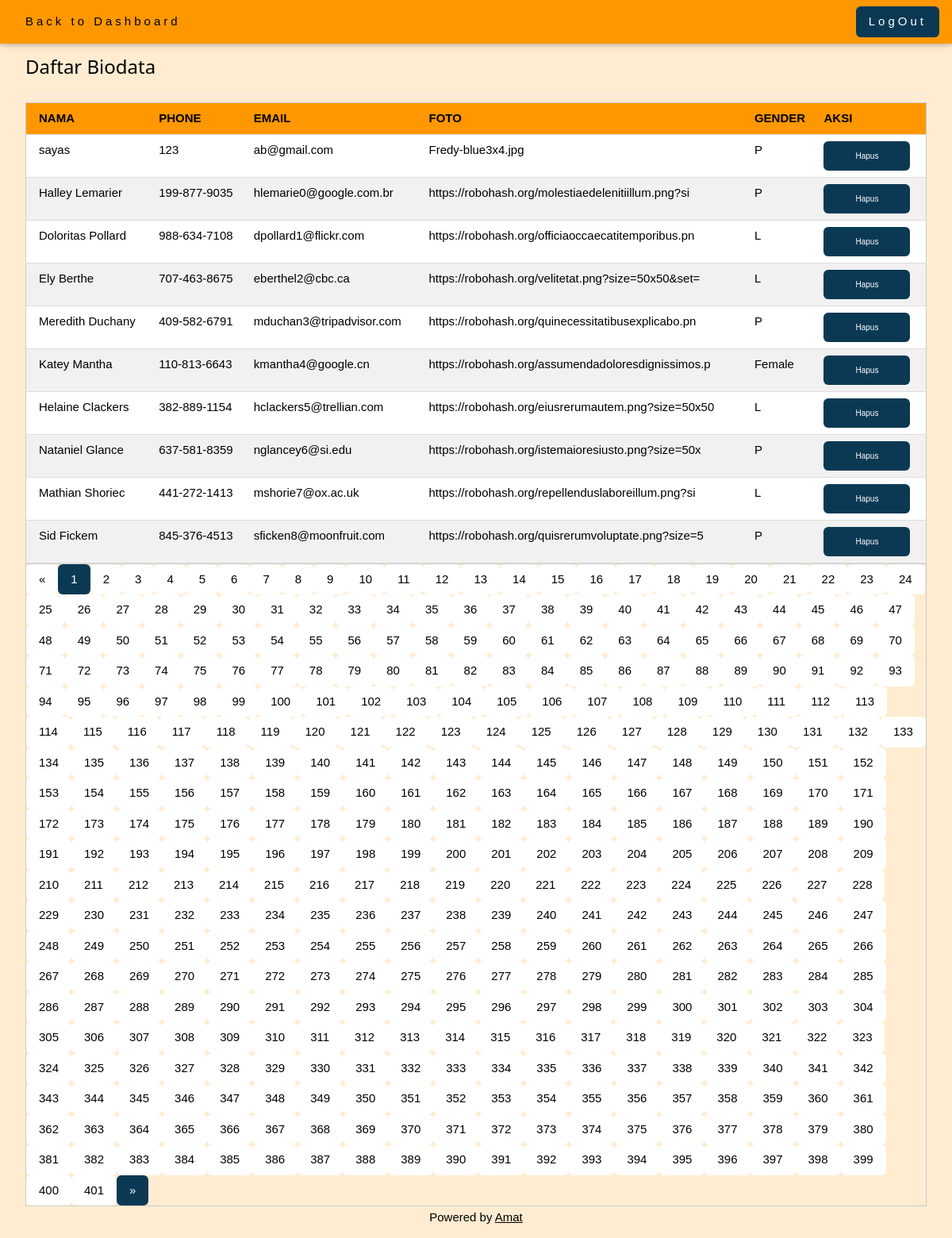
Page /viewbiodata.php (signed in) on the committed database.
### tables this page shows
CREATE TABLE `biodata` (
  `id` int(11) NOT NULL,
  `nama` varchar(50) DEFAULT '0',
  `phone` varchar(50) DEFAULT '0',
  `email` varchar(50) DEFAULT '0',
  `foto` varchar(50) DEFAULT '0',
  `gender` varchar(50) DEFAULT '0'
);

### viewbiodata.php (the view, shortened to what this page needs)
<?php
	if(!isset($_SESSION["user"]))
	{
		echo "<script>alert('Session anda belum terdaftar, silakan login kembali'); document.location='login.php';</script>";
	}else
	{
?>
<!DOCTYPE html>
<html>
<link rel="stylesheet" href="asset/css/w3.css">
<body>
<div class="w3-top">
  <div class="w3-bar w3-orange w3-wide w3-padding w3-card">
    <a href="dashboard.php" class="w3-bar-item w3-orange w3-button">Back to Dashboard</a>
    <a href="logout.php" class="w3-bar-item w3-button  w3-right">LogOut</a>
  </div>
</div>
<div class="w3-content w3-padding" style="max-width:1564px">
  <div class="w3-container w3-padding-32" id="contact">
    <h3 class="w3-border-bottom w3-border-light-grey w3-padding-16">Daftar Biodata</h3>
    <div class="w3-row">
    <table class="w3-table-all">
    <thead>
      <tr class="w3-orange">
        <th>NAMA</th>
        <th>PHONE</th>
        <th>EMAIL</th>
        <th>FOTO</th>
        <th>GENDER</th>
        <th>AKSI</th>
      </tr>
    </thead>
    <?php
        include "config/koneksi.php";
        if (isset($_GET['pageno'])) {
          $pageno = $_GET['pageno'];
        } else {
            $pageno = 1;
        }
        $no_of_records_per_page = 10;
        $offset = ($pageno-1) * $no_of_records_per_page;
        $total_pages_sql = "SELECT COUNT(*) FROM biodata";
        $result = mysqli_query($conn,$total_pages_sql);
        $total_rows = mysqli_fetch_array($result)[0];
        $total_pages = ceil($total_rows / $no_of_records_per_page);
        $sql = "SELECT * FROM biodata LIMIT $offset, $no_of_records_per_page";
        $res_data = mysqli_query($conn,$sql);
		if(mysqli_num_rows($res_data) > 0)
		{
      while($row = mysqli_fetch_array($res_data)){
    ?>
        <tr>
          <td><?php echo $row["nama"];?></td>
          <td><?php echo $row["phone"];?></td>
          <td><?php echo $row["email"];?></td>
          <td><?php echo $row["foto"];?></td>
          <td><?php echo $row["gender"];?></td>
          <td><a href="javascript:void(0)" class="w3-button w3-tiny" onClick="deleteid(<?php echo $row['id'];?>,window.location.href)">Hapus</button></td>
        </tr>
    <?php
      };
    } else { ?>
      <tr>
          <td colspan ="6"><p align ="center">No Data</p></td>
      </tr>
    <?php
     }
    ?>
    </table>
    <div class="w3-bar w3-border ">
      <?php
      $pagLink = "";
      if ($pageno >=2 ) {?>
        <a class='w3-bar-item w3-button ' href='<?php echo "viewbiodata.php?pageno=".($pageno-1); ?>' >&laquo;</a>
      <?php
      } else if ($pageno == 1)
      {?>
         <a href="#" class="w3-bar-item w3-button w3-white" disabled>&laquo;</a>
      <?php } ?>
      <?php
      for ($i=1; $i<=$total_pages; $i++) {
        if ($i == $pageno) {
            $pagLink .= "<a class='w3-bar-item w3-button' href='viewbiodata.php?pageno=".$i."'>".$i." </a>";
        }
        else  {
            $pagLink .= "<a class='w3-bar-item w3-button  w3-white' href='viewbiodata.php?pageno=".$i."'>".$i." </a>";
        }
      };
      echo $pagLink;
      if($pageno < $total_pages){  ?>
        <a class='w3-bar-item w3-button' href='<?php echo "viewbiodata.php?pageno=".($pageno+1);?>'>&raquo;</a>
        <?php } else {
        ?>
        <a href="#" class="w3-bar-item w3-button ">&raquo;</a>
        <?php } ?>
      </div>
    </div>
  </div>
</div>
<footer class="w3-bottom w3-center w3-#FFECD1 w3-padding-5">
  <p>Powered by <a href="Eror.php" title="W3.CSS" target="_blank" class="w3-hover-text-blue">Amat</a></p>
</footer>
</body>
</html>
<?php
  };
?>

### asset/css/w3.css (style rules this page uses)
*,*:before,*:after { box-sizing:inherit }
html { -ms-text-size-adjust:100%;-webkit-text-size-adjust:100% }
body { margin:0 }
article,aside,details,figcaption,figure,footer,header,main,menu,nav,section,summary { display:block }
a { background-color:transparent;-webkit-text-decoration-skip:objects }
html,body { font-family:Verdana,sans-serif;font-size:15px;line-height:1.5 }
html { overflow-x:hidden }
h3 { font-size:24px }
h1,h2,h3,h4,h5,h6 { font-family:"Segoe UI",Arial,sans-serif;font-weight:400;margin:10px 0 }
.w3-wide { letter-spacing:4px }
a { color:inherit }
.w3-table,.w3-table-all { border-collapse:collapse;border-spacing:0;width:100%;display:table }
.w3-table-all { border:1px solid #ccc }
.w3-bordered tr,.w3-table-all tr { border-bottom:1px solid #ddd }
.w3-table-all tr:nth-child(odd) { background-color:#fff }
.w3-table-all tr:nth-child(even) { background-color:#f1f1f1 }
.w3-table td,.w3-table th,.w3-table-all td,.w3-table-all th { padding:8px 8px;display:table-cell;text-align:left;vertical-align:top }
.w3-table th:first-child,.w3-table td:first-child,.w3-table-all th:first-child,.w3-table-all td:first-child { padding-left:16px }
.w3-btn,.w3-button { border:none;display:inline-block;padding:8px 16px;vertical-align:middle;overflow:hidden;text-decoration:none;color:inherit;background-color:inherit;text-align:center;cursor:pointer;white-space:nowrap }
.w3-btn,.w3-button { -webkit-touch-callout:none;-webkit-user-select:none;-khtml-user-select:none;-moz-user-select:none;-ms-user-select:none;user-select:none }
.w3-bar { width:100%;overflow:hidden }
.w3-bar .w3-bar-item { padding:8px 16px;float:left;width:auto;border:none;display:block;outline:0 }
.w3-bar .w3-button { white-space:normal }
.w3-container:after,.w3-container:before,.w3-panel:after,.w3-panel:before,.w3-row:after,.w3-row:before,.w3-row-padding:after,.w3-row-padding:before, .w3-cell-row:before,.w3-cell-row:after,.w3-clear:after,.w3-clear:before,.w3-bar:before,.w3-bar:after { content:"";display:table;clear:both }
.w3-content,.w3-auto { margin-left:auto;margin-right:auto }
.w3-content { max-width:980px }
.w3-top,.w3-bottom { position:fixed;width:100%;z-index:1 }
.w3-top { top:0 }
.w3-bottom { bottom:0 }
.w3-container,.w3-panel { padding:0.01em 16px }
.w3-card,.w3-card-2 { box-shadow:0 2px 5px 0 rgba(0,0,0,0.16),0 2px 10px 0 rgba(0,0,0,0.12) }
.w3-tiny { font-size:10px!important }
.w3-center { text-align:center!important }
.w3-border { border:1px solid #ccc!important }
.w3-border-bottom { border-bottom:1px solid #ccc!important }
.w3-padding { padding:8px 16px!important }
.w3-padding-16 { padding-top:16px!important;padding-bottom:16px!important }
.w3-padding-32 { padding-top:32px!important;padding-bottom:32px!important }
.w3-right { float:right!important }
.w3-orange,.w3-hover-orange:hover { color:#000!important;background-color:#ff9800!important }
.w3-white,.w3-hover-white:hover { color:#000!important;background-color:#fff!important }
.w3-border-light-grey,.w3-hover-border-light-grey:hover,.w3-border-light-gray,.w3-hover-border-light-gray:hover { border-color:#f1f1f1!important }

### viewbiodata.php (style rules this page uses)
body { background-color: #FFECD1; }
.w3-button { background-color: #0B3954; color: white; padding: 11px 40px; border-radius: 6px; transition: 0.3s; }

### rows in the picture
biodata: nama "sayas", phone "123", email "ab@gmail.com", foto "Fredy-blue3x4.jpg", gender "P"
biodata: nama "Halley Lemarier", phone "199-877-9035", email "hlemarie0@google.com.br", foto "https://robohash.org/molestiaedelenitiillum.png?si", gender "P"
biodata: nama "Doloritas Pollard", phone "988-634-7108", email "dpollard1@flickr.com", foto "https://robohash.org/officiaoccaecatitemporibus.pn", gender "L"
biodata: nama "Ely Berthe", phone "707-463-8675", email "eberthel2@cbc.ca", foto "https://robohash.org/velitetat.png?size=50x50&set=", gender "L"
biodata: nama "Meredith Duchany", phone "409-582-6791", email "mduchan3@tripadvisor.com", foto "https://robohash.org/quinecessitatibusexplicabo.pn", gender "P"
biodata: nama "Katey Mantha", phone "110-813-6643", email "kmantha4@google.cn", foto "https://robohash.org/assumendadoloresdignissimos.p", gender "Female"
biodata: nama "Helaine Clackers", phone "382-889-1154", email "hclackers5@trellian.com", foto "https://robohash.org/eiusrerumautem.png?size=50x50", gender "L"
biodata: nama "Nataniel Glance", phone "637-581-8359", email "nglancey6@si.edu", foto "https://robohash.org/istemaioresiusto.png?size=50x", gender "P"
biodata: nama "Mathian Shoriec", phone "441-272-1413", email "mshorie7@ox.ac.uk", foto "https://robohash.org/repellenduslaboreillum.png?si", gender "L"
biodata: nama "Sid Fickem", phone "845-376-4513", email "sficken8@moonfruit.com", foto "https://robohash.org/quisrerumvoluptate.png?size=5", gender "P"
